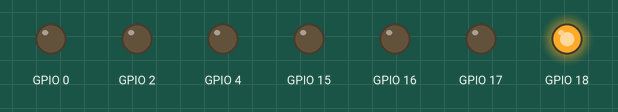
A sketch run on a simulated ESP32. Parts: output pins drawn as LEDs (lit = HIGH).

Above: at 0.2 s.
At 1.2 s:
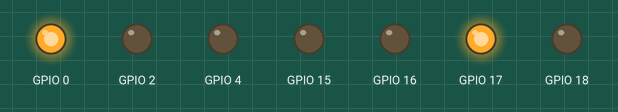
At 1.7 s:
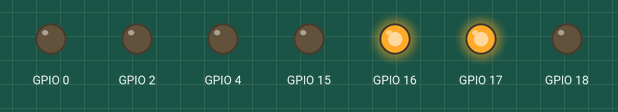
At 2.7 s:
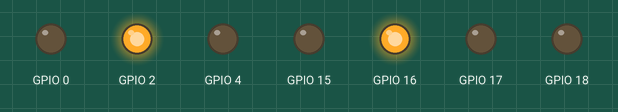
At 4.2 s:
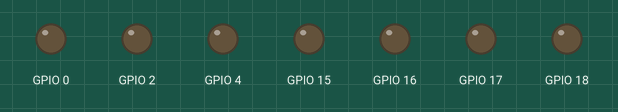
At 5.7 s:
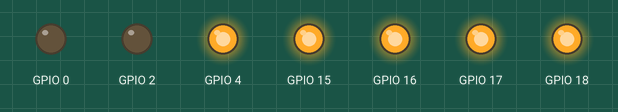
Timing chart, 0 to 6.5 s (numbered marks = the images above):
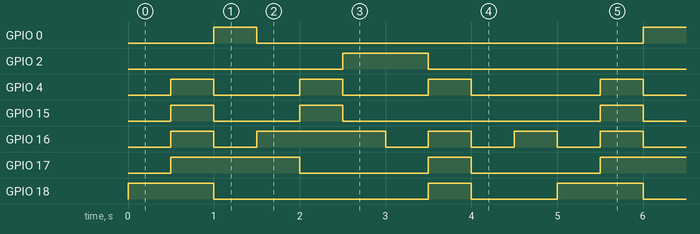

Measured:
- by itself, GPIO 0: alternates HIGH for 0.50 s and LOW for 4.5 s
- by itself, GPIO 2: alternates HIGH for 1.0 s and LOW for 4.0 s
- by itself, GPIO 4: repeats every 5.0 s: 2 × (LOW 1.0 s, HIGH 0.50 s), LOW 1.5 s, HIGH 0.50 s
- by itself, GPIO 15: repeats every 5.0 s: LOW 1.0 s, HIGH 0.50 s, LOW 3.0 s, HIGH 0.50 s
- by itself, GPIO 16: repeats every 5.0 s: LOW 0.50 s, HIGH 1.5 s, 3 × (LOW 0.50 s, HIGH 0.50 s)
- by itself, GPIO 17: repeats every 5.0 s: LOW 1.5 s, HIGH 0.50 s, LOW 1.5 s, HIGH 1.5 s
- by itself, GPIO 18: repeats every 5.0 s: LOW 2.5 s, HIGH 0.50 s, LOW 1.0 s, HIGH 1.0 s

The sketch:

SEVEN_SEGMENT.ino
```cpp
void sevenseg(int a,int b,int c,int d,int e,int f,int g)
{
  digitalWrite(15, a);
  digitalWrite(2, b);
  digitalWrite(0, c);
  digitalWrite(4, d);
  digitalWrite(16, e);
  digitalWrite(17, f);
  digitalWrite(18, g);
}
void setup()
{
    pinMode(15, OUTPUT);
    pinMode(2, OUTPUT);
    pinMode(0, OUTPUT);
    pinMode(4, OUTPUT);
    pinMode(16, OUTPUT);
    pinMode(17, OUTPUT);
    pinMode(18, OUTPUT);
}
void loop()
{
sevenseg(0,0,0,0,0,0,1);
delay(500);
sevenseg(1,0,0,1,1,1,1);
delay(500);
sevenseg(0,0,1,0,0,1,0);
delay(500);
sevenseg(0,0,0,0,1,1,0);
delay(500);
sevenseg(1,0,0,1,1,0,0);
delay(500);
sevenseg(0,1,0,0,1,0,0);
delay(500);
sevenseg(0,1,0,0,0,0,0);
delay(500);
sevenseg(0,0,0,1,1,1,1);
delay(500);
sevenseg(0,0,0,0,0,0,0);
delay(500);
sevenseg(0,0,0,0,1,0,0);
delay(500);

}
```
